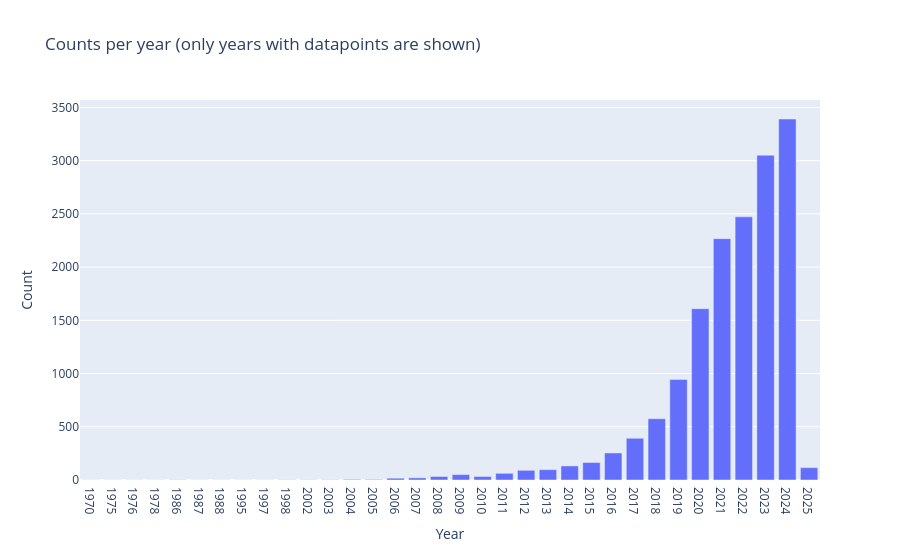

Notebook code cell kept with this figure:
### Markdown cell above
#### Time statistics

### Code cell
year_dict = defaultdict(int)
for i in range(len(common)):
    year_dict[int(common[i]['year'])] += 1

# sort by year
df = pd.DataFrame(
    sorted(year_dict.items()),
    columns=["Year", "Count"]
)

fig = px.bar(
    df,
    x="Year",
    y="Count",
    title="Counts per year (only years with datapoints are shown)"
)

fig.update_layout(xaxis=dict(type="category"))
fig.show()

### Figure 1 — Plotly figure (JSON) as saved in the notebook; plotly's stock layout.template omitted (floating-point values rounded to 4 significant figures)
{"data": [{"hovertemplate": "Year=%{x}<br>Count=%{y}<extra></extra>", "legendgroup": "", "marker": {"color": "#636efa", "pattern": {"shape": ""}}, "name": "", "orientation": "v", "showlegend": false, "textposition": "auto", "type": "bar", "x": [1970, 1975, 1976, 1978, 1986, 1987, 1988, 1995, 1997, 1998, 2002, 2003, 2004, 2005, 2006, 2007, 2008, 2009, 2010, 2011, 2012, 2013, 2014, 2015, 2016, 2017, 2018, 2019, 2020, 2021, 2022, 2023, 2024, 2025], "xaxis": "x", "y": [1, 1, 1, 1, 2, 1, 1, 1, 1, 2, 2, 2, 6, 5, 17, 20, 33, 51, 33, 63, 91, 97, 132, 164, 254, 392, 576, 945, 1609, 2267, 2472, 3051, 3391, 116], "yaxis": "y"}], "layout": {"barmode": "relative", "legend": {"tracegroupgap": 0}, "title": {"text": "Counts per year (only years with datapoints are shown)"}, "xaxis": {"anchor": "y", "domain": [0.0, 1.0], "title": {"text": "Year"}, "type": "category"}, "yaxis": {"anchor": "x", "domain": [0.0, 1.0], "title": {"text": "Count"}}}}
